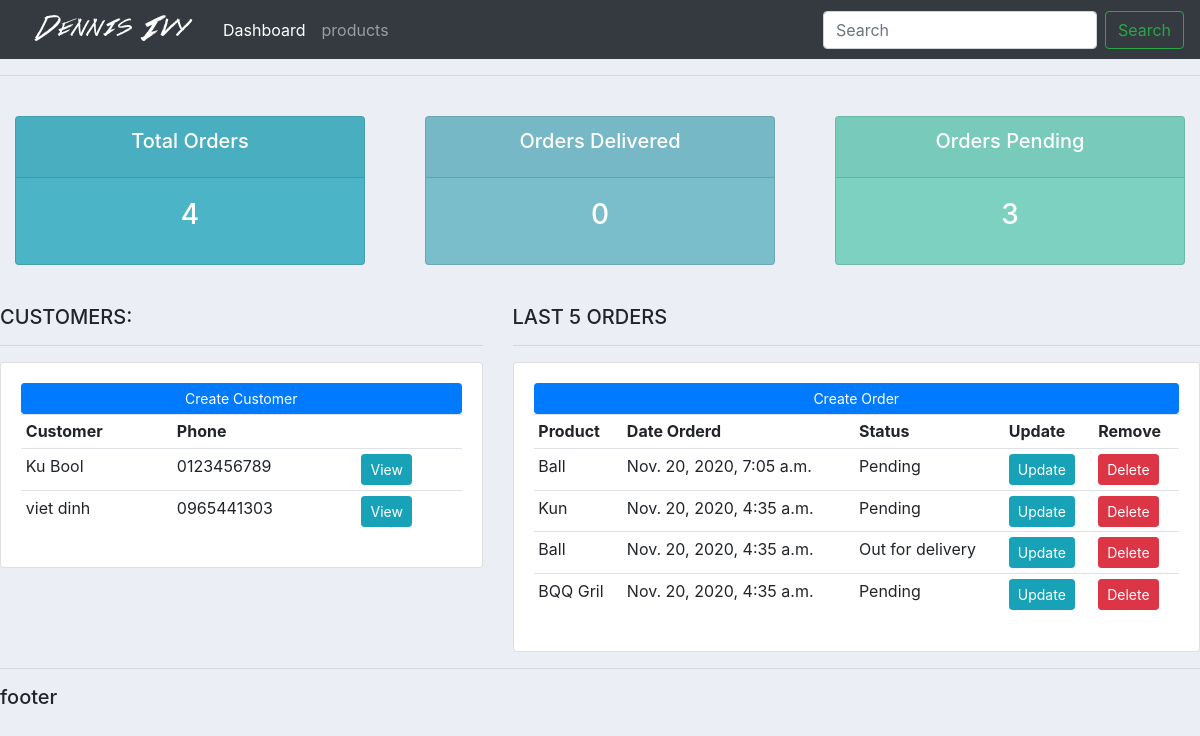
Before: / with the older database file.
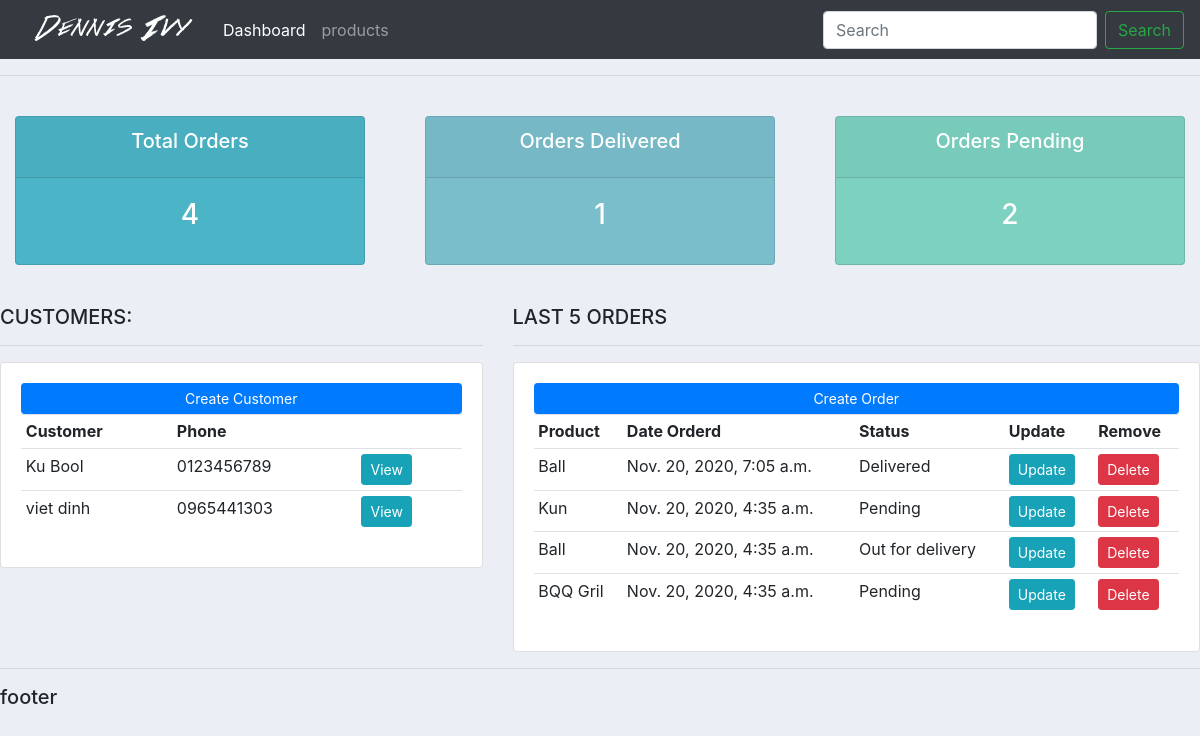
After: the same page with the newer database file.
### accounts/models.py (models this page shows)
class Order(models.Model):
    STATUS = (
        ('Pending', 'Pending'),
        ('Out for delivery', 'Out for delivery'),
        ('Delivered', 'Delivered'),
    )
    custumer = models.ForeignKey(Customer, null=True , on_delete= models.SET_NULL)
    product = models.ForeignKey(Product, null=True , on_delete= models.SET_NULL)
    date_created = models.DateTimeField(auto_now_add=True, null=True)
    status = models.CharField(max_length=200, null=True, choices= STATUS)

class Product(models.Model):
    CATEGORY = (
        ('Indoor', 'Indoor'),
        ('Out door', 'Out door'),
    )
    name = models.CharField(max_length=200, null=True)
    price = models.FloatField(null=True)
    category = models.CharField(max_length=200, null=True, choices = CATEGORY)
    description = models.CharField(max_length=200, null=True, blank=True)
    date_created = models.DateTimeField(auto_now_add=True, null=True)
    tags = models.ManyToManyField(Tag)
    def __str__(self):
        return self.name

### accounts/views.py (the view)
# urls.py: path('', views.home , name='home'),
def home(request):
    customers = Customer.objects.all().order_by('-date_created')
    orders = Order.objects.all().order_by('-date_created')
    total_orders = orders.count()
    delivered = orders.filter(status='Delivered').count()
    pending = orders.filter(status='Pending').count()
    context = {'customers': customers, 'orders': orders, 'total_orders': total_orders,
        'delivered':delivered , 'pending':pending
    }
    return render(request, 'accounts/dashboard.html', context)

### accounts/templates/accounts/dashboard.html
{% extends 'accounts/main.html' %}
{% block content%}
{% include 'accounts/status.html'%}
<br>
<div class="row">
	<div class="col-md-5">
		<h5>CUSTOMERS:</h5>
		<hr>
		<div class="card card-body">
			<a class="btn btn-primary  btn-sm btn-block" href="">Create Customer</a>
			<table class="table table-sm">
				<tr>
					<th>Customer</th>
					<th>Phone</th>
					<th></th>
				</tr>
				{% for customers in customers %}
				<tr>
					<td>{{ customers.name }}</td>
					<td>{{ customers.phone }}</td>
					<th><a class="btn btn-sm btn-info" href="{% url 'customer' customers.id %}">View</a></th>
				</tr>
				{% endfor %}
			</table>
		</div>
	</div>
	<div class="col-md-7">
		<h5>LAST 5 ORDERS</h5>
		<hr>
		<div class="card card-body">
			<a class="btn btn-primary  btn-sm btn-block" href="{% url 'create_order'%}">Create Order</a>
			<table class="table table-sm">
				<tr>
					<th>Product</th>
					<th>Date Orderd</th>
					<th>Status</th>
					<th>Update</th>
					<th>Remove</th>
				</tr>
				{% for orders in orders %}
				<tr>
					<td>{{ orders.product}} </td>
					<td>{{ orders.date_created}} </td>
					<td>{{ orders.status}} </td>
					<td><a class="btn btn-sm btn-info" href="{% url 'update_order' orders.id %}">Update</a></td>
					<td><a class="btn btn-sm btn-danger" href="{% url 'delete_order' orders.id %}">Delete</a></td>
				</tr>
				{% endfor %}
			</table>
		</div>
	</div>
</div>
{% endblock content %}

Changed rows visible on the page:
changed Order: status "Pending" → "Delivered"
Other visible differences:
{{ delivered }}: "0" → "1"
{{ pending }}: "3" → "2"
